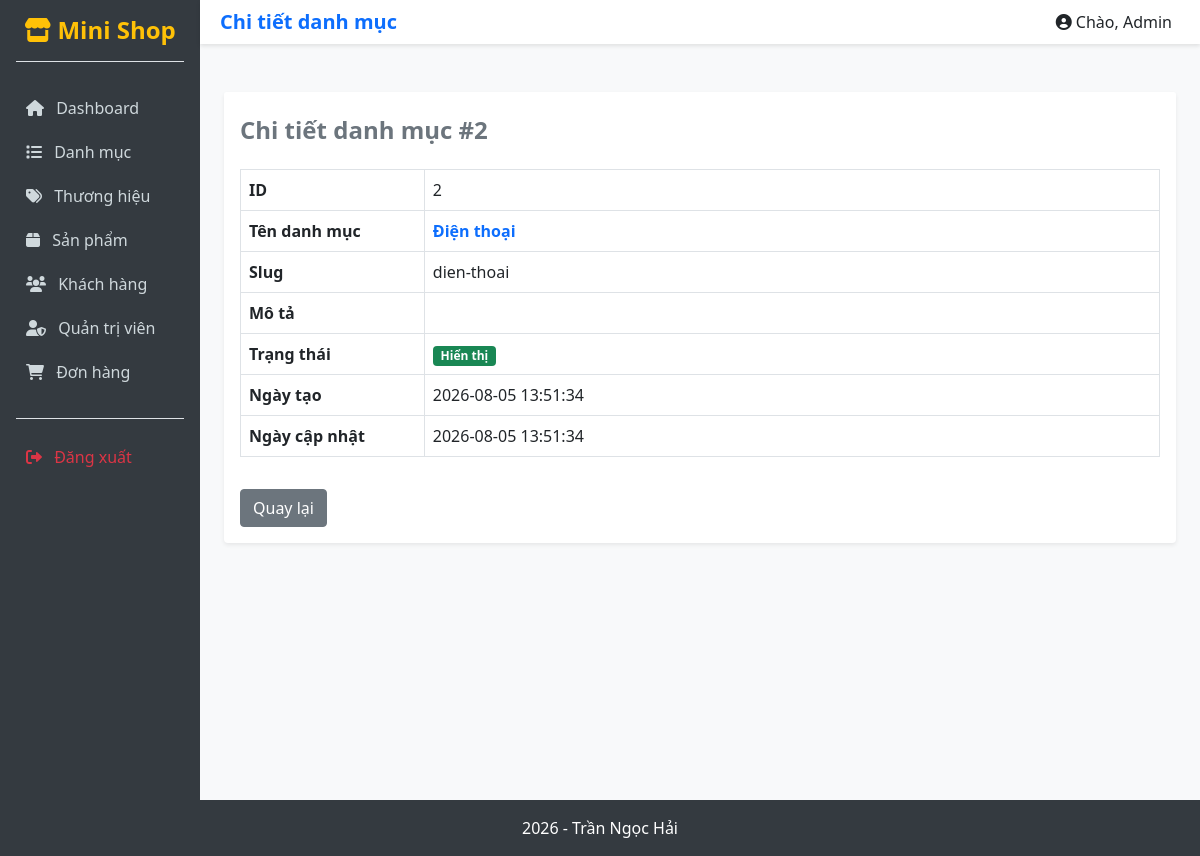
Page /views/admin/categories/detail.php?id=2 on the earlier database version.
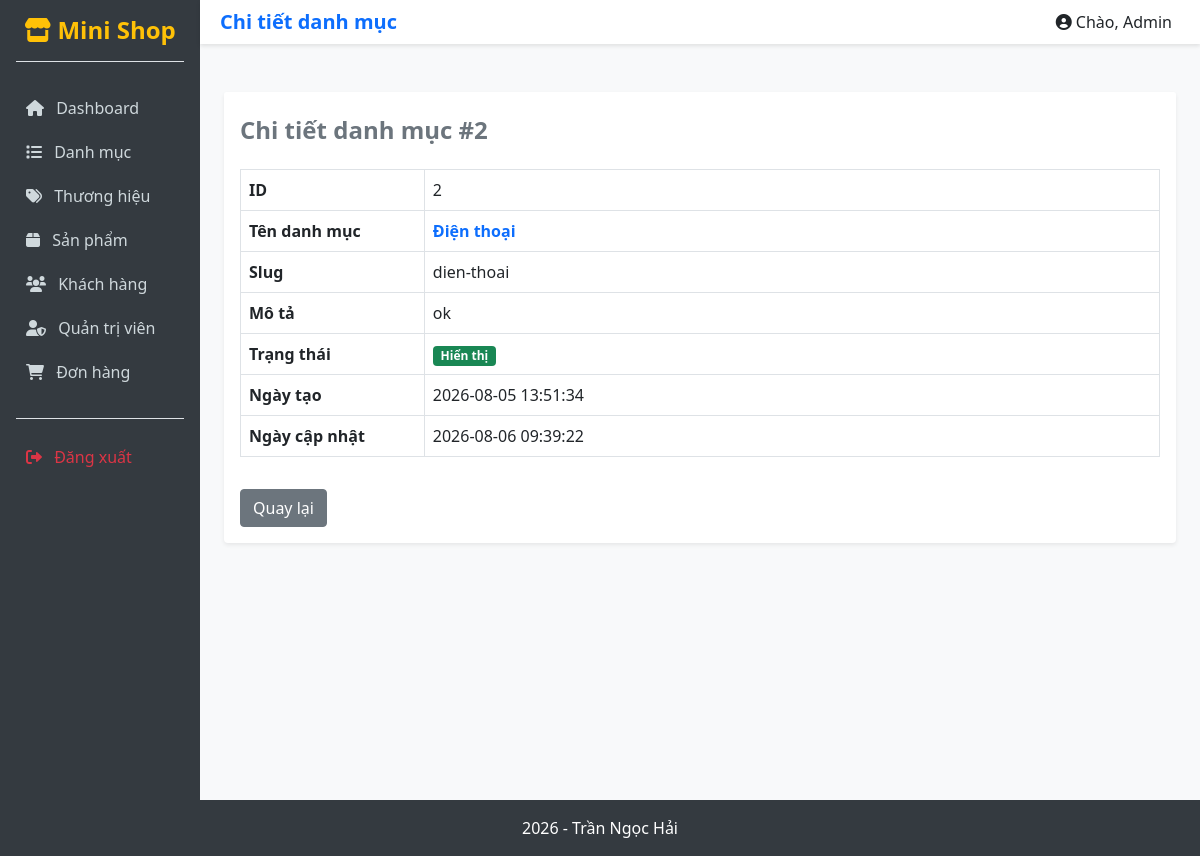
Same page on the later database version.
### tables this page shows
CREATE TABLE `categories` (
  `id` int(11) NOT NULL,
  `catename` varchar(100) NOT NULL,
  `slug` varchar(150) DEFAULT NULL,
  `image` varchar(255) DEFAULT NULL,
  `description` text DEFAULT NULL,
  `status` tinyint(1) DEFAULT 1,
  `created_at` datetime DEFAULT current_timestamp(),
  `updated_at` datetime DEFAULT current_timestamp() ON UPDATE current_timestamp()
);

### config/Database.php (called while the page is built, shortened)
<?php
class Database {
    protected string $host = "localhost";
    protected string $database = "tranngochai_database";
    protected string $username = "root";
    protected string $password = "";
    protected function connect(): void {
        try {
            $this->conn = new mysqli(
                $this->host,
                $this->username,
                $this->password,
                $this->database
            );
        } catch (Exception $e) {
            echo "Lỗi: " . $e->getMessage();
        }
    }
}
?>

### dao/CategoryDAO.php (called while the page is built, shortened)
<?php
require_once __DIR__ . "/BaseDAO.php";
require_once __DIR__ . "/../models/Category.php";
class CategoryDAO extends BaseDAO {
    public function findById(int $id) {
        try {
            $sql = "SELECT * FROM categories WHERE id=?";
            $stmt = $this->prepare($sql);
            $stmt->bind_param("i", $id);
            $stmt->execute();
            $result = $stmt->get_result();
            if ($row = $result->fetch_assoc()) {
                $category = new Category($row["catename"], $row["slug"], $row["image"], $row["description"], (int)$row["status"]);
                $category->id = (int)$row["id"];
                $category->createdAt = $row["created_at"];
                $category->updatedAt = $row["updated_at"];
                return $category;
            }
        } catch (Exception $e) { echo "Lỗi: " . $e->getMessage(); }
        return null;
    }
}
?>

### dao/BaseDAO.php (called while the page is built, shortened)
<?php
require_once __DIR__ . "/../config/Database.php";
class BaseDAO extends Database {
    protected function prepare(string $sql) {
        return $this->conn->prepare($sql);
    }
}
?>

### models/Category.php (called while the page is built, shortened)
<?php
class Category
{
    public function __construct(string $name = "", string $slug = "", ?string $image = null, ?string $description = null, int $status = 1)
    {
        $this->name = $name;
        $this->slug = $slug;
        $this->description = $description;
        $this->status = $status;
    }
}
?>

### views/admin/categories/detail.php (the view, shortened to what this page needs)
<?php
require_once "../../../dao/CategoryDAO.php";
$dao = new CategoryDAO();
$id = $_GET['id'] ?? 0;
$category = $dao->findById($id);
?>
<div class="container mt-4">
    <div class="card shadow-sm border-0">
        <div class="card-header bg-white border-0 pt-4 pb-0">
            <h4 class="fw-bold text-secondary">Chi tiết danh mục #<?= $category->id ?></h4>
        </div>
        <div class="card-body">
            <table class="table table-bordered">
                <tr><th width="20%">ID</th><td><?= $category->id ?></td></tr>
                <tr><th>Tên danh mục</th><td class="text-primary fw-bold"><?= htmlspecialchars($category->name) ?></td></tr>
                <tr><th>Slug</th><td><?= htmlspecialchars($category->slug) ?></td></tr>
                <tr><th>Mô tả</th><td><?= nl2br(htmlspecialchars($category->description)) ?></td></tr>
                <tr><th>Trạng thái</th><td><?= $category->status == 1 ? '<span class="badge bg-success">Hiển thị</span>' : '<span class="badge bg-secondary">Ẩn</span>' ?></td></tr>
                <tr><th>Ngày tạo</th><td><?= $category->createdAt ?></td></tr>
                <tr><th>Ngày cập nhật</th><td><?= $category->updatedAt ?></td></tr>
            </table>
            <a href="index.php" class="btn btn-secondary mt-3">Quay lại</a>
        </div>
    </div>
</div>
<?php
include "../layouts/master.php";
?>

Differences in the rows shown:
changed categories "Điện thoại": description (not shown) → "ok"; updated_at "2026-08-05 13:51:34" → "2026-08-06 09:39:22"
